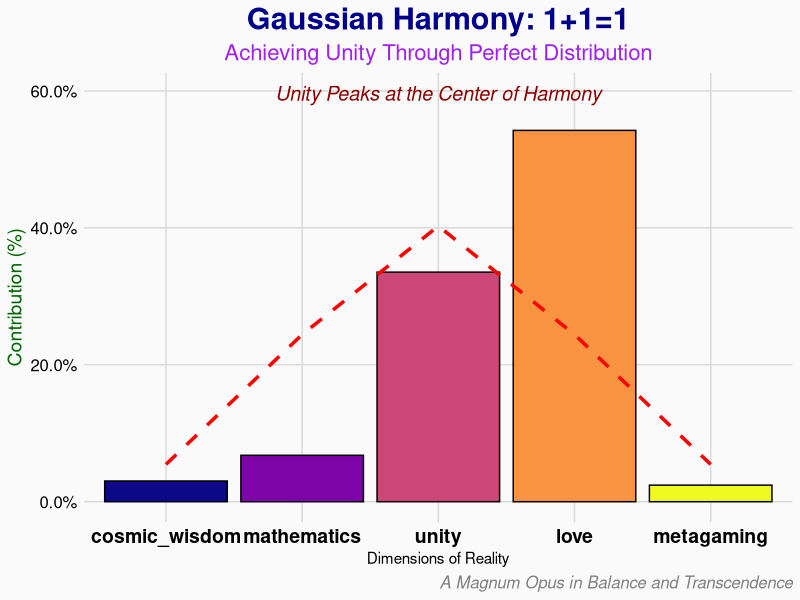

The R script that drew this image:
# Load required libraries
suppressPackageStartupMessages({
  library(tidyverse)
  library(ggplot2)
  library(viridis)
  library(scales)
})

# Universal Constants: The Essence of Reality
PHI <- (1 + sqrt(5)) / 2    # The Golden Ratio: Balance and Proportion
TAU <- 2 * pi               # The Full Circle of Unity
UNITY <- 1                  # The Meta Constant of Oneness

# Define Dimensions of Reality
dimensions <- tibble(
  dimension = c("cosmic_wisdom", "mathematics", "unity", "love", "metagaming"),
  raw_value = c(10, 5, 15, 40, 8) # Initial contributions for tuning
)

# Step 1: Apply Gaussian Transformation
# Generate Gaussian weights centered around "unity" (position 3)
positions <- seq(-2, 2, length.out = nrow(dimensions))
gaussian_weights <- dnorm(positions, mean = 0, sd = 1)
gaussian_weights <- gaussian_weights / sum(gaussian_weights) # Normalize

# Apply weights to raw values
dimensions <- dimensions %>%
  mutate(
    weighted_value = raw_value * gaussian_weights,
    normalized_value = weighted_value / sum(weighted_value) # Normalize to unity
  )

# Step 2: Prepare Data for Visualization
dimensions <- dimensions %>%
  mutate(
    dimension = factor(dimension, levels = c("cosmic_wisdom", "mathematics", "unity", "love", "metagaming"))
  )

# Step 3: Create Visualization
ggplot(dimensions, aes(x = dimension, y = normalized_value, fill = dimension)) +
  geom_bar(stat = "identity", color = "black", size = 0.5, show.legend = FALSE) +
  geom_line(
    aes(x = as.numeric(dimension), y = gaussian_weights / sum(gaussian_weights)), 
    color = "red", size = 1.2, linetype = "dashed", inherit.aes = FALSE
  ) +
  scale_fill_viridis_d(option = "plasma") +
  scale_y_continuous(labels = scales::percent_format(accuracy = 0.1)) +
  labs(
    title = "Gaussian Harmony: 1+1=1",
    subtitle = "Achieving Unity Through Perfect Distribution",
    x = "Dimensions of Reality",
    y = "Contribution (%)",
    caption = "A Magnum Opus in Balance and Transcendence"
  ) +
  theme_minimal() +
  theme(
    plot.title = element_text(size = 22, face = "bold", hjust = 0.5, color = "darkblue"),
    plot.subtitle = element_text(size = 16, hjust = 0.5, color = "purple"),
    axis.text.x = element_text(size = 14, face = "bold", color = "black"),
    axis.text.y = element_text(size = 12, color = "black"),
    axis.title.y = element_text(size = 14, color = "darkgreen"),
    panel.grid.major = element_line(color = "gray85"),
    panel.grid.minor = element_blank(),
    plot.background = element_rect(fill = "gray98", color = NA),
    plot.caption = element_text(size = 12, face = "italic", color = "gray50")
  ) +
  annotate("text", x = 3, y = max(dimensions$normalized_value) * 1.1,
           label = "Unity Peaks at the Center of Harmony", color = "darkred", size = 5, fontface = "italic")
